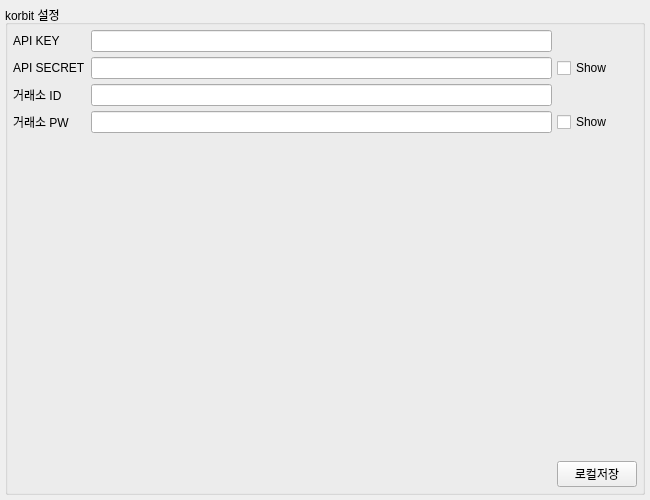
<?xml version="1.0" encoding="UTF-8"?>
<ui version="4.0">
 <class>Form</class>
 <widget class="QWidget" name="Form">
  <property name="geometry">
   <rect>
    <x>0</x>
    <y>0</y>
    <width>650</width>
    <height>500</height>
   </rect>
  </property>
  <property name="windowTitle">
   <string>Form</string>
  </property>
  <layout class="QGridLayout" name="gridLayout">
   <property name="leftMargin">
    <number>5</number>
   </property>
   <property name="topMargin">
    <number>5</number>
   </property>
   <property name="rightMargin">
    <number>5</number>
   </property>
   <property name="bottomMargin">
    <number>5</number>
   </property>
   <property name="spacing">
    <number>5</number>
   </property>
   <item row="0" column="0">
    <widget class="QGroupBox" name="groupBox">
     <property name="title">
      <string>korbit 설정</string>
     </property>
     <layout class="QGridLayout" name="gridLayout_2">
      <property name="leftMargin">
       <number>5</number>
      </property>
      <property name="topMargin">
       <number>5</number>
      </property>
      <property name="rightMargin">
       <number>5</number>
      </property>
      <property name="bottomMargin">
       <number>5</number>
      </property>
      <property name="spacing">
       <number>5</number>
      </property>
      <item row="0" column="0">
       <widget class="QLabel" name="label">
        <property name="text">
         <string>API KEY</string>
        </property>
       </widget>
      </item>
      <item row="4" column="1">
       <spacer name="verticalSpacer">
        <property name="orientation">
         <enum>Qt::Vertical</enum>
        </property>
        <property name="sizeHint" stdset="0">
         <size>
          <width>20</width>
          <height>318</height>
         </size>
        </property>
       </spacer>
      </item>
      <item row="3" column="0">
       <widget class="QLabel" name="label_4">
        <property name="text">
         <string>거래소 PW</string>
        </property>
       </widget>
      </item>
      <item row="1" column="0">
       <widget class="QLabel" name="label_3">
        <property name="text">
         <string>API SECRET</string>
        </property>
       </widget>
      </item>
      <item row="5" column="1">
       <spacer name="horizontalSpacer">
        <property name="orientation">
         <enum>Qt::Horizontal</enum>
        </property>
        <property name="sizeHint" stdset="0">
         <size>
          <width>453</width>
          <height>20</height>
         </size>
        </property>
       </spacer>
      </item>
      <item row="3" column="1">
       <widget class="QLineEdit" name="pw">
        <property name="echoMode">
         <enum>QLineEdit::Password</enum>
        </property>
       </widget>
      </item>
      <item row="2" column="1">
       <widget class="QLineEdit" name="id"/>
      </item>
      <item row="0" column="1">
       <widget class="QLineEdit" name="key">
        <property name="sizePolicy">
         <sizepolicy hsizetype="Preferred" vsizetype="Fixed">
          <horstretch>0</horstretch>
          <verstretch>0</verstretch>
         </sizepolicy>
        </property>
       </widget>
      </item>
      <item row="2" column="0">
       <widget class="QLabel" name="label_2">
        <property name="text">
         <string>거래소 ID</string>
        </property>
       </widget>
      </item>
      <item row="1" column="1">
       <widget class="QLineEdit" name="secret">
        <property name="echoMode">
         <enum>QLineEdit::Password</enum>
        </property>
       </widget>
      </item>
      <item row="5" column="3">
       <widget class="QPushButton" name="pushButton">
        <property name="text">
         <string>로컬저장</string>
        </property>
       </widget>
      </item>
      <item row="3" column="3">
       <widget class="QCheckBox" name="checkBox_2">
        <property name="text">
         <string>Show</string>
        </property>
       </widget>
      </item>
      <item row="1" column="3">
       <widget class="QCheckBox" name="checkBox">
        <property name="text">
         <string>Show</string>
        </property>
       </widget>
      </item>
     </layout>
    </widget>
   </item>
  </layout>
 </widget>
 <resources/>
 <connections/>
</ui>
